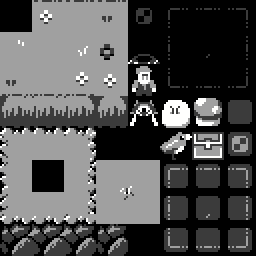
#> input picture art/concept/nexxt/sample_tiles.bmp, 128 x 128 px (shown 2 times larger)
$ python build_map_tiles.py ../art/concept/nexxt/sample_tiles.bmp out
#> lines starting #> are read from the running program, lines starting #| are printed output that depends on the picture
#!/usr/bin/env python3

from PIL import Image
import pathlib, math, os, re, sys


def is_animated(im):
    cel_width = math.floor(im.width / 4)
    for x in range(0, cel_width):
        for y in range(0, im.height):
            candidate_pixels = [
                im.getpixel((x+cel_width*0, y)),
                im.getpixel((x+cel_width*1, y)),
                im.getpixel((x+cel_width*2, y)),
                im.getpixel((x+cel_width*3, y))]
            if len(set(candidate_pixels)) > 1:
                return True
    return False

def has_lighting(im):
    for x in range(0, im.width):
        for y in range(16, im.height):
            if im.getpixel((x, y)) != 0:
                return True
    return False

def construct_single_tile(atlas, x, y):
    unexpanded_width = math.floor(atlas.width / 4);
    unexpanded_height = math.floor(atlas.height / 4);

    combined_tile = Image.new(atlas.mode, (64, 64))
    combined_tile.putpalette(atlas.palette.getdata()[1])
    for ax in range(0, 4):
        for ly in range(0, 4):
            left = x + ax*unexpanded_width
            right = left+16
            top = y + ly*unexpanded_height
            bottom = top+16
            single_cel = atlas.crop((left, top, right, bottom))
            combined_tile.paste(single_cel, (ax*16, ly*16))
    if not has_lighting(combined_tile):
        combined_tile = combined_tile.crop((0, 0, combined_tile.width, 16))
    if not is_animated(combined_tile):
        combined_tile = combined_tile.crop((0, 0, 16, combined_tile.height))
    return combined_tile

def construct_tiles(atlas_filename):
#> called with atlas_filename = '../art/concept/nexxt/sample_tiles.bmp'
    atlas = Image.open(atlas_filename)
#> atlas is the input picture: PIL image 128x128 P; mean R, G, B 81.6, 81.6, 81.6
    assert atlas.getpalette() != None, "Non-paletted tile found! This is unsupported: " + atlas_filename
    assert atlas.width % 64 == 0, "Width must be a multiple of 4 16x16 tiles" + atlas_filename
    assert atlas.height % 64 == 0, "Height must be a multiple of 4 16x16 tiles" + atlas_filename

    tiles = []
    tile_width = math.floor((atlas.width / 4) / 16)
#> tile_width = 2
    tile_height = math.floor((atlas.height / 4) / 16)
#> tile_height = 2
    for y in range(0, tile_height):
        for x in range(0, tile_width):
            tiles.append(construct_single_tile(atlas, x*16, y*16))
#> this loop made 2 passes
#> after the loop, tiles = 4 items
    return tiles

def write_all_tiles(tiles, output_directory, file_prefix):
    os.makedirs(output_directory,exist_ok=True)
    for i in range(0, len(tiles)):
        filename = f"{output_directory}/{file_prefix}_{i:04}.png"
        tiles[i].save(filename)

if __name__ == '__main__':
  if len(sys.argv) != 3:
    print("Usage: build_map_tiles.py input.png output_directory")
    sys.exit(-1)
  input_filename = sys.argv[1]
  output_directory = sys.argv[2]

  file_prefix = str(pathlib.PurePath(pathlib.PurePath(input_filename).name).stem)

  tiles = construct_tiles(input_filename)
#> tiles = 4 items
  write_all_tiles(tiles, output_directory, file_prefix)
#> the loop in write_all_tiles, `for i in range(0, len(tiles)):` made 4 passes
#> filename on passes 1 to 4: 'out/sample_tiles_0000.png', 'out/sample_tiles_0001.png', 'out/sample_tiles_0002.png', 'out/sample_tiles_0003.png'
#> pass 1, in write_all_tiles, `tiles[i].save(filename)`:
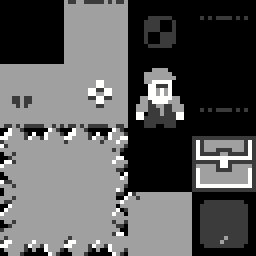
#> saved as sample_tiles_0000.png: PIL image 64x64 P (shown 4 times larger); mean R, G, B 90.9, 90.9, 90.9
#> pass 2, in write_all_tiles, `tiles[i].save(filename)`:
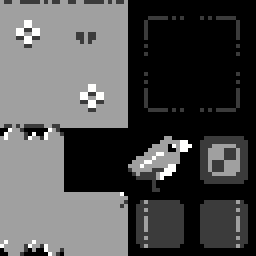
#> saved as sample_tiles_0001.png: PIL image 64x64 P (shown 4 times larger); mean R, G, B 80.7, 80.7, 80.7
